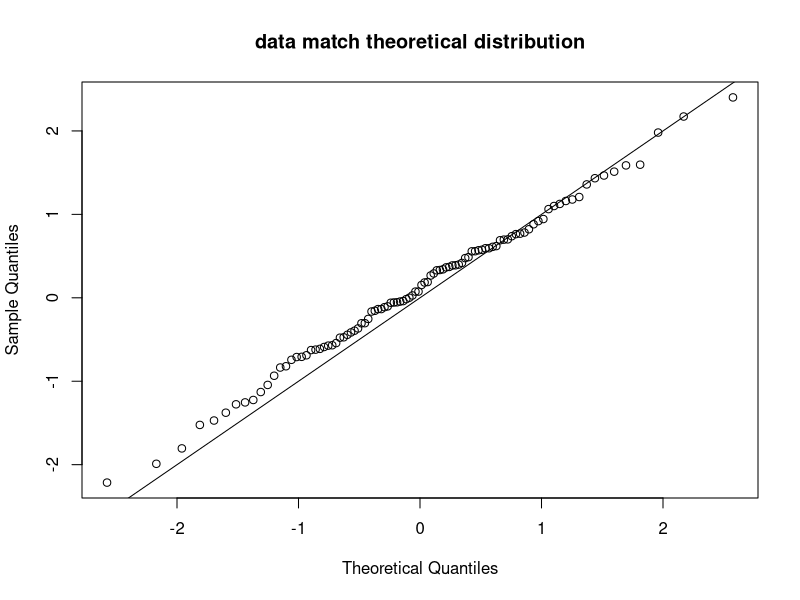
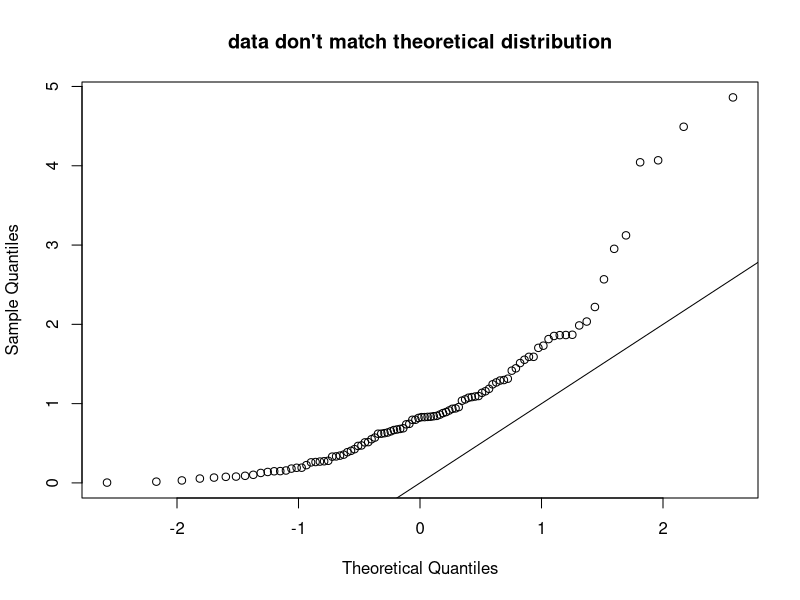
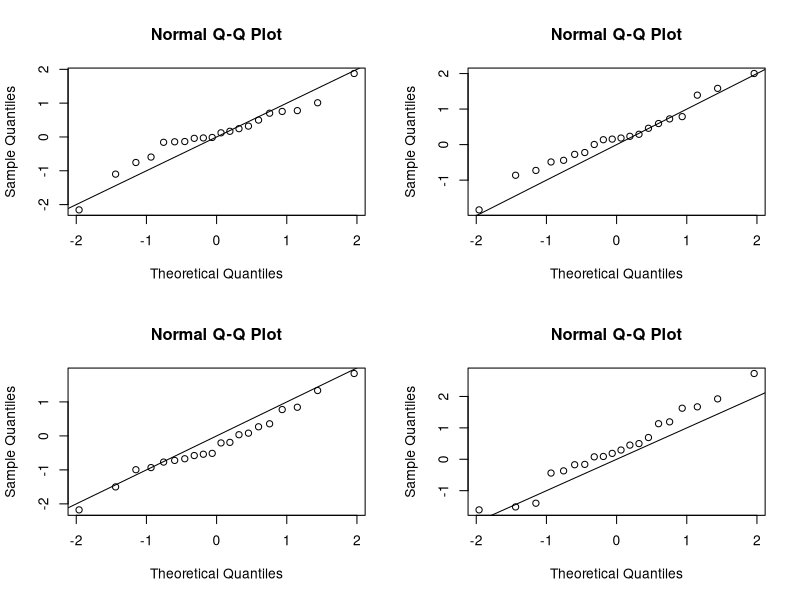
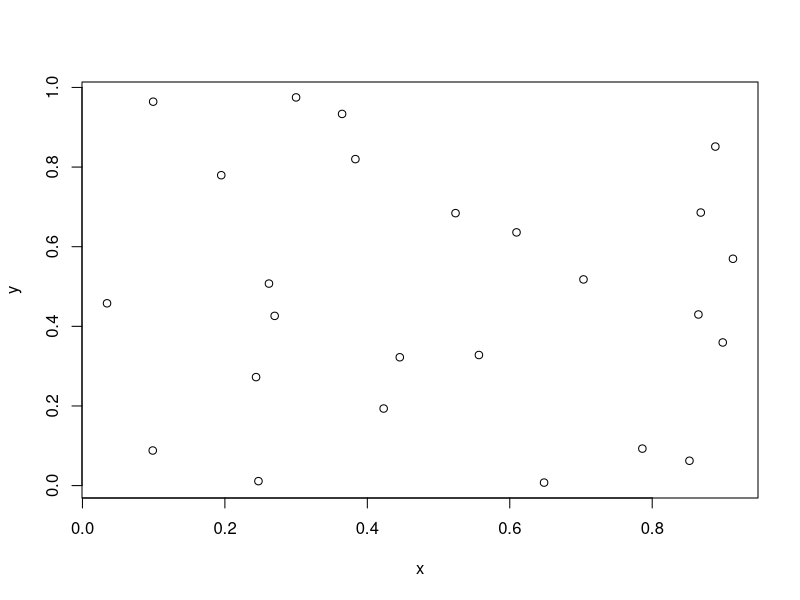
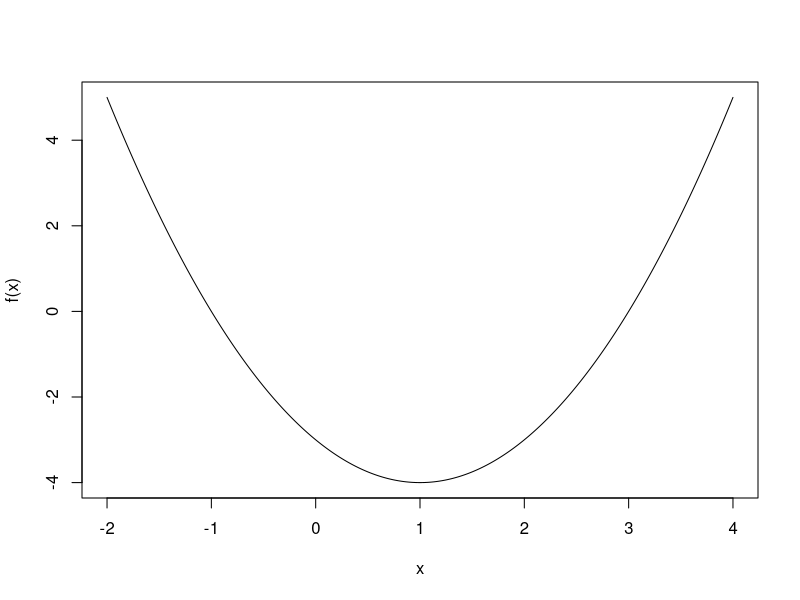

Write R code to recreate these figures, in order. (Note: this script raises an error after producing the figures.)
## ---- chunk 1
#| include: false
# automatically create a bib database for R packages
knitr::write_bib(c(
  .packages(),
  'microbenchmark',
  'pbapply',
  'parallel',
  'future',
  'future.apply'
), 'packages_control_iteration_apply.bib')
## ---- chunk 2
if(!require(microbenchmark, quietly = TRUE)) {
  install.packages("microbenchmark",
                   repos = "https://cran.rstudio.com/")
}
## ---- chunk 3
if(!require(pbapply, quietly = TRUE)) {
  install.packages("pbapply",
                   repos = "https://cran.rstudio.com/")
}
## ---- chunk 4
if(!require(future.apply, quietly = TRUE)) {
  install.packages("future.apply",
                   repos = "https://cran.rstudio.com/")
}
## ---- chunk 5
year <- 1950
## ---- chunk 6
if (year >= 1981 & year <= 1996) {
  generation <- "millennial"
} else if (year >= 1997 & year <= 2012) {
  generation <- "generation z"  
} else if (year >= 2013 & year <= 2025) {
  generation <- "gen alpha"
} else {
  generation <- "other"
}
## ---- chunk 7
generation
## ---- chunk 8
determine_generation <- function(year) {
  if (year >= 1981 & year <= 1996) {
    generation <- "millennial"
  } else if (year >= 1997 & year <= 2012) {
    generation <- "generation z"  
  } else if (year >= 2013 & year <= 2025) {
    generation <- "gen alpha"
  } else {
    generation <- "other"
  }
  return(generation)
}
## ---- chunk 9
determine_generation(1985)
## ---- chunk 10
sound <- function(animal) {
  switch(animal, 
         "dog" = "ruff",
         "cat" = "meow",
         "horse" = "neigh",
         "frog" = "ribbit",
         "cow" = "moo",
         "duck" = "quack",
         "rooster" = "keekarikee",
         "coyote" = "yipp",
         "donkey" = "hee-haw",
         "we don't know what sound this animal makes")
}
## ---- chunk 11
sound("dog")
## ---- chunk 12
sound("duck")
## ---- chunk 13
sound("goose")
## ---- chunk 14
for (i in 1:3) {
  message("The current iterator value is ", i)
}
## ---- chunk 15
for (animal in c("dog", "cat", "coyote")) {
  current_sound <- sound(animal)
  message("The ", animal, " makes the sound ", current_sound, ".")
}
## ---- chunk 16
#| echo: false
#| execute: true
set.seed(1)
qqnorm(rnorm(100), main = "data match theoretical distribution")
abline(0, 1)
## ---- chunk 17
#| echo: false
#| execute: true
set.seed(2)
qqnorm(rexp(100), main = "data don't match theoretical distribution")
abline(0, 1)
## ---- chunk 18
# make example reproducible
set.seed(33)
# create 2x2 plotting grid
par(mfrow = c(2, 2))
# draw normal samples, create q-q plot
for (i in 1:4) {
  # draw 20 values from a N(0, 1) population
  s <- rnorm(20)
  # draw q-q plot for sample using normal distribution
  qqnorm(s)
  # draw reference line
  abline(0, 1)
}
# reset plotting grid to 1x1
par(mfrow = c(1, 1))
## ---- chunk 19
set.seed(1989)
coords <- matrix(runif(50), ncol = 2)
## ---- chunk 20
plot(coords, xlab = "x", ylab = "y")
## ---- chunk 21
nnlist <- vector(mode = "list", length = nrow(coords))
## ---- chunk 22
d <- as.matrix(dist(coords))
## ---- chunk 23
d[3, 17]
## ---- chunk 24
order(c(5, 1, 2, 4))
## ---- chunk 25
order(d[1,])
## ---- chunk 26
od1 <- order(d[1,])
od1[2:4]
## ---- chunk 27
for (i in 1:length(nnlist)) {
  # order the distances associated with the ith location
  odi <- order(d[i, ])
  # extract the 3 nearest neighbors for observation i
  # (not including the location itself)
  nni <- odi[2:4]
  # put the nn of observation i in the ith position of nnlist
  nnlist[[i]] <- nni
}
## ---- chunk 28
nnlist[1:3]
## ---- chunk 29
coords <- cbind(c(1, 4, 2, 5, 3), c(9, 4, 3, 2, 1))
coords
## ---- chunk 30
d <- matrix(nrow = nrow(coords), ncol = nrow(coords))
## ---- chunk 31
# compute distances
for (i in 1:nrow(coords)) {
  for (j in 1:nrow(coords)) {
    d[i, j] <- sqrt((coords[i, 1] - coords[j, 1])^2 + 
                      (coords[i, 2] - coords[j, 2])^2)
  }
}
d # print d
## ---- chunk 32
as.matrix(dist(coords))
## ---- chunk 33
# set iterator
i <- 1
while (i < 4) {
  message("The current iterator value is ", i)
  i <- i + 1
}
## ---- chunk 34
bisect <- function(lower, upper, fun, eps = 0.0001) {
  # make sure our initial lower and upper values produce
  # opposite signs when plugged into fun
  if (fun(lower) * fun(upper) > 0) {
    stop("\nBig yikes!",
         "\nThose starting values are sus.",
         "\nYou need to glow up those values so  that fun(lower) * fun(upper) < 0.")
  }
  # compute m
  m <- (lower + upper)/2
  # determine if we're at (or really close to a root)
  while (abs(fun(m)) > eps) { # if we're not close to a root
    # determine whether a root is below m or above m
    if (fun(m) * fun(lower) < 0) { # if the root is below m
      upper <- m
    } else { # if the root is above m
      lower <- m
    }
    # determine a new candidate for m
    m <- c(lower + upper)/2
  }
  return(m)
}
## ---- chunk 35
f <- function(x) {
  (x - 3) * (x + 1)
}
## ---- chunk 36
xs <- seq(-2, 4, len = 1000)
plot(xs, f(xs), type = "l", xlab = "x", ylab = "f(x)")
## ---- chunk 37
bisect(lower = 2, upper = 5, fun = f)
## ---- chunk 38
bisect(lower = -2, upper = 1, fun = f)
## ---- chunk 39
#| error: true
bisect(lower = -4, upper = 5, fun = f)
## ---- chunk 40
cumsum_loop <- function(x) {
  # create vector of results
  results <- numeric(length(x))
  for (i in 1:length(x)) {
    if (i == 1) {
      results[i] <- x[i]
    } else {
      results[i] <- results[i - 1] + x[i]
    }
  }
  return(results)
}
## ---- chunk 41
cumsum_loop(c(1, 2, 4))
## ---- chunk 42
cumsum(c(1, 2, 4))
## ---- chunk 43
# attach microbenchmark
library(microbenchmark) 
# draw 1000 values from a N(0, 1) distribution
x <- rnorm(1000)
# compute the cumulative sum 100 times using both approaches
cumsum_timings <- microbenchmark(cumsum_loop(x), cumsum(x))
# plot timing results
plot(cumsum_timings)
## ---- chunk 44
#| label: tbl-apply
#| tbl-cap: "A summary of the various `*apply` functions available in R."
#| echo: false
adf <- data.frame(name = c("apply", "lapply", "sapply", "vapply", "tapply", "mapply"), 
                  description = c("Applies a function to the margins of a data frame, matrix, or array.", "Applies a function to each element of a list.", "A version of `lapply` that attempts to simplify the results to a vector, matrix, or array.", "A safer version of `sapply` that returns a pre-specified type of return value.", "Applies a function to a vector or data frame based on the levels of a categorical variable", "A multivariate version of `sapply`."))
knitr::kable(adf)
## ---- chunk 45
mat <- cbind(1:5, 6:10)
mat
## ---- chunk 46
apply(X = mat, MARGIN = 1, FUN = mean)
## ---- chunk 47
apply(mat, 2, mean)
## ---- chunk 48
apply(mat, 2, quantile, prob = 0.8)
## ---- chunk 49
A <- array(1:24, dim = c(3, 2, 4))
A
## ---- chunk 50
apply(A, 1, mean)
## ---- chunk 51
mean(A[1,,])
## ---- chunk 52
apply(A, 3, sum)
## ---- chunk 53
sum(A[,,1])
## ---- chunk 54
apply(A, 1:2, mean)
## ---- chunk 55
mean(A[1, 1, ])
## ---- chunk 56
simple_list <- list(1:10, 11:20)
simple_list
## ---- chunk 57
lapply(simple_list, mean)
## ---- chunk 58
sapply(simple_list, mean)
## ---- chunk 59
simple_list2 <- list(1:3, 4:7)
simple_list2
## ---- chunk 60
add2 <- function(x) {
  x + 2
}
## ---- chunk 61
add2(2:3)
## ---- chunk 62
sapply(simple_list, add2)
## ---- chunk 63
sapply(simple_list2, add2)
## ---- chunk 64
l1 <- list(seq.int(1, 4), seq.int(4, 7))
l1
## ---- chunk 65
l2 <- list(seq(1.5, 4.5, by = 1), seq(4.5, 7.5, by = 1))
l2
## ---- chunk 66
vapply(l1, max, FUN.VALUE = integer(1))
## ---- chunk 67
#| error: true
vapply(l2, max, FUN.VALUE = integer(1))
## ---- chunk 68
vapply(l2, max, FUN.VALUE = double(1))
## ---- chunk 69
bootstrap_ci <- function(x, conf.level = 0.95, B = 1000) {
  # determine alpha
  alpha <- 1 - conf.level
  # compute sample mean of B bootstrap samples
  bstats <- lapply(1:B, FUN = function(i) {
    # draw bootstrap sample
    boot_sample <- sample(x, size = length(x), replace = TRUE)
    # compute sample mean of bootstrap sample
    mean(boot_sample)
  })
  # convert list to vector
  bstats <- unlist(bstats)
  # compute desired quantiles for bootstrap ci
  quantile(bstats, prob = c(alpha/2, 1-alpha/2))
}
## ---- chunk 70
set.seed(43)
x <- c(3.318, 4.940, 5.516, 2.958, 6.098, 6.858, -0.539, 2.544, 4.091, 1.884)
bootstrap_ci(x)
## ---- chunk 71
tapply(X = chickwts$weight, INDEX = chickwts$feed, FUN = mean)
## ---- chunk 72
tapply(X = chickwts$weight, INDEX = chickwts$feed, FUN = summary)
## ---- chunk 73
eruptions <- faithful$eruptions
## ---- chunk 74
breaks <- pretty(eruptions, n = 10)
breaks
## ---- chunk 75
interval_labels <- cut(eruptions, breaks)
head(interval_labels)
## ---- chunk 76
count <- tapply(eruptions, interval_labels, length)
count
## ---- chunk 77
partner1 <- c("PM", "JI", "RX", "HP", "XE")
## ---- chunk 78
partner2 <- c("QN", "AA", "OJ", "DD", "GD")
## ---- chunk 79
mapply(FUN = paste, partner1, partner2, USE.NAMES = FALSE)
## ---- chunk 80
mapply(FUN = paste, partner1, partner2, MoreArgs = list(sep = " + "), USE.NAMES = FALSE)
## ---- chunk 81
mapply(FUN = paste, partner1, partner2, MoreArgs = list(sep = " and "), USE.NAMES = FALSE)
## ---- chunk 82
mapply(FUN = paste, partner1, partner2, list(sep = " and "), FALSE)
## ---- chunk 83
sleep_iterator <- function(i) {
  Sys.sleep(1) # sleep for 1 second
  return(NULL) # return NULL
}
## ---- chunk 84
system.time(lapply(1:6, sleep_iterator))
## ---- chunk 85
library(parallel)
## ---- chunk 86
cl <- makeCluster(getOption("cl.cores", 2))
## ---- chunk 87
system.time(parLapply(cl, 1:6, sleep_iterator))
## ---- chunk 88
library(future.apply)
## ---- chunk 89
plan(multisession, workers = 2)
## ---- chunk 90
system.time(future_lapply(1:6, FUN = sleep_iterator))
## ---- chunk 91
library(pbapply)
## ---- chunk 92
system.time(pblapply(1:6, FUN = sleep_iterator, cl = cl))
